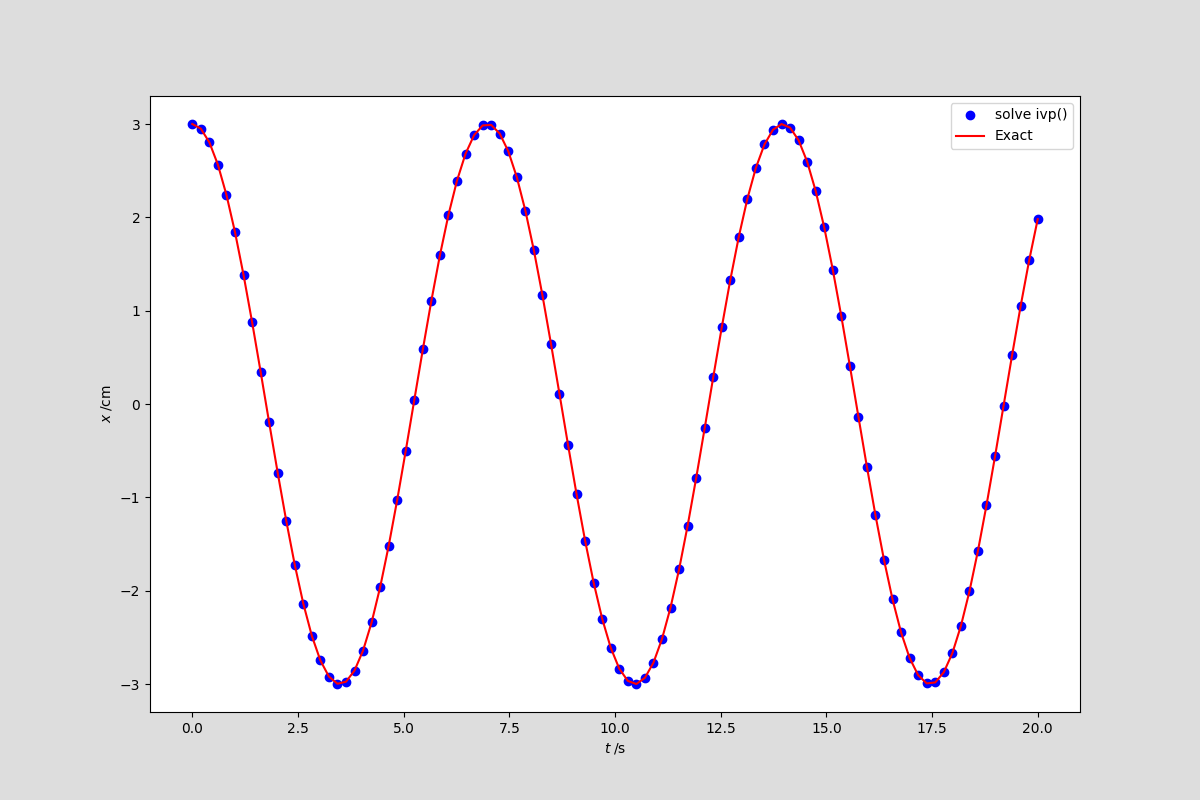

Python code for this plot:
import numpy as np
from scipy.integrate import solve_ivp
import matplotlib.pyplot as plt

# harmonic oscillator frequency (s-1)
omega = 0.9
# initial conditions on x1 = x and x2 = dx/dt at t = 0
A, v0 = 3, 0 # cm, cm.s-1
x0 = A, v0

t0, tf = 0, 20

def dxdt(t,x):
	x1,x2 = x
	dx1dt = x2
	dx2dt = -omega**2*x1
	return [dx1dt, dx2dt]

# integrate the diff equation
soln = solve_ivp(dxdt,(t0,tf),x0,method="Radau",dense_output = True,t_eval=(t0,tf))

t = np.linspace(t0,tf,100)
x1,x2 = soln.sol(t)

plt.figure(facecolor="#dddddd",figsize=(12,8))
plt.plot(t,x1,'o',color='blue',label='solve ivp()')
plt.plot(t,A*np.cos(omega*t),color='red',label='Exact')
plt.xlabel(r'$t\;/\mathrm{s}$')
plt.ylabel(r'$x\;/\mathrm{cm}$')
plt.legend()
plt.savefig("harmonic_oscillator.png")
plt.show()
